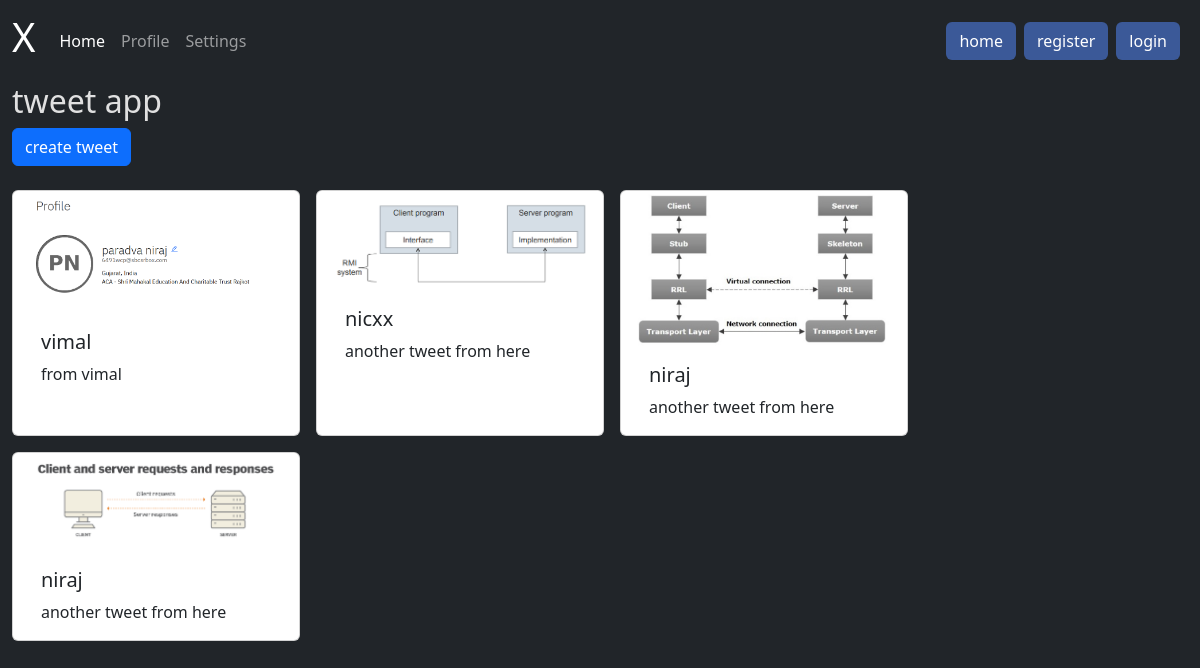
Page /tweet/ on the earlier database version.
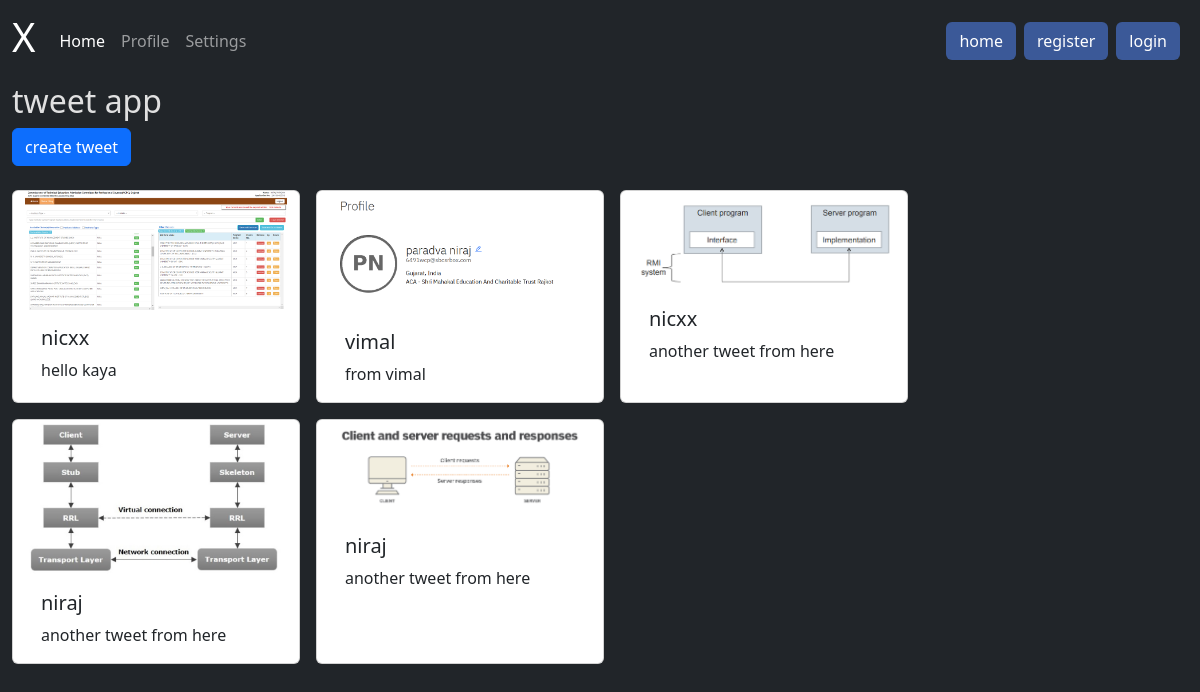
Same page on the later database version.
### tweet/models.py (models this page shows)
class Tweet(models.Model):
    user = models.ForeignKey(User, on_delete=models.CASCADE)
    text = models.CharField(max_length=250)
    photo = models.ImageField(upload_to='x_mages/', blank=True, null=True)
    created_at = models.DateTimeField(auto_now_add=True)
    updated_at = models.DateTimeField(auto_now=True)

### tweet/views.py (the view)
# urls.py: path('', views.tweet_list, name='tweet_list'),
def tweet_list(request):
    tweet = Tweet.objects.all().order_by('-created_at')
    return render(request, 'tweetlist.html', {'tweet': tweet})

### tweet/templates/tweetlist.html (shortened to what this page needs)
{% extends "layout.html" %}
{% block content %}
<h2 class="">tweet app </h2>
<a class="btn btn-primary mb-4" href= "{% url 'tweet_create' %}">create tweet</a>
<div class="container row gap-3">
    {% for tweet in tweet %}
    <div class="card " style="width: 18rem;">
        <img class="card-img-top" src="{{tweet.photo.url}}" alt="Card image cap">
        <div class="card-body">
          <h5 class="card-title">{{tweet.user.username}}</h5>
          <p class="card-text">{{tweet.text}}</p>
        </div>
      </div>
    {% endfor %}
</div>
{% endblock %}

Differences in the rows shown:
added Tweet: photo (picture), user.username "nicxx", text "hello kaya"
